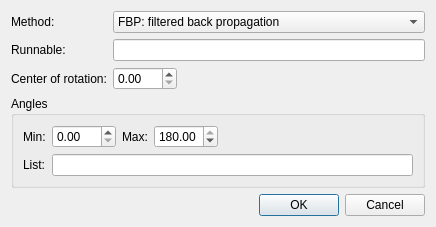
<?xml version="1.0" encoding="UTF-8"?>
<ui version="4.0">
 <class>TomoToolConfigAstra</class>
 <widget class="QDialog" name="TomoToolConfigAstra">
  <property name="windowModality">
   <enum>Qt::WindowModal</enum>
  </property>
  <property name="geometry">
   <rect>
    <x>0</x>
    <y>0</y>
    <width>436</width>
    <height>225</height>
   </rect>
  </property>
  <property name="windowTitle">
   <string>Astra Toolbox Configuration</string>
  </property>
  <layout class="QGridLayout" name="gridLayout_3">
   <item row="0" column="0">
    <layout class="QGridLayout" name="gridLayout_2">
     <item row="4" column="0" colspan="3">
      <widget class="QGroupBox" name="groupBox">
       <property name="title">
        <string>Angles</string>
       </property>
       <layout class="QGridLayout" name="gridLayout">
        <item row="0" column="0">
         <widget class="QLabel" name="label_runnable_2">
          <property name="text">
           <string>Min:</string>
          </property>
         </widget>
        </item>
        <item row="0" column="4">
         <spacer name="horizontalSpacer_2">
          <property name="orientation">
           <enum>Qt::Horizontal</enum>
          </property>
          <property name="sizeHint" stdset="0">
           <size>
            <width>174</width>
            <height>20</height>
           </size>
          </property>
         </spacer>
        </item>
        <item row="1" column="0">
         <widget class="QLabel" name="label_runnable_4">
          <property name="text">
           <string>List:</string>
          </property>
         </widget>
        </item>
        <item row="0" column="2">
         <widget class="QLabel" name="label_runnable_3">
          <property name="text">
           <string>Max:</string>
          </property>
         </widget>
        </item>
        <item row="1" column="1" colspan="4">
         <widget class="QLineEdit" name="lineEdit"/>
        </item>
        <item row="0" column="3">
         <widget class="QDoubleSpinBox" name="doubleSpinBox_3">
          <property name="maximum">
           <double>180.000000000000000</double>
          </property>
          <property name="value">
           <double>180.000000000000000</double>
          </property>
         </widget>
        </item>
        <item row="0" column="1">
         <widget class="QDoubleSpinBox" name="doubleSpinBox_2">
          <property name="maximum">
           <double>180.000000000000000</double>
          </property>
         </widget>
        </item>
       </layout>
      </widget>
     </item>
     <item row="3" column="1">
      <widget class="QDoubleSpinBox" name="doubleSpinBox">
       <property name="maximum">
        <double>180.000000000000000</double>
       </property>
      </widget>
     </item>
     <item row="1" column="0">
      <widget class="QLabel" name="label">
       <property name="text">
        <string>Method:</string>
       </property>
      </widget>
     </item>
     <item row="2" column="1" colspan="2">
      <widget class="QLineEdit" name="lineEdit_runnable"/>
     </item>
     <item row="2" column="0">
      <widget class="QLabel" name="label_runnable">
       <property name="text">
        <string>Runnable:</string>
       </property>
      </widget>
     </item>
     <item row="3" column="0">
      <widget class="QLabel" name="label_cli_options">
       <property name="text">
        <string>Center of rotation:</string>
       </property>
      </widget>
     </item>
     <item row="3" column="2">
      <spacer name="horizontalSpacer_4">
       <property name="orientation">
        <enum>Qt::Horizontal</enum>
       </property>
       <property name="sizeHint" stdset="0">
        <size>
         <width>40</width>
         <height>20</height>
        </size>
       </property>
      </spacer>
     </item>
     <item row="1" column="1" colspan="2">
      <widget class="QComboBox" name="comboBox">
       <item>
        <property name="text">
         <string>FBP: filtered back propagation</string>
        </property>
       </item>
       <item>
        <property name="text">
         <string>SIRT: statistical image reconstruction</string>
        </property>
       </item>
      </widget>
     </item>
    </layout>
   </item>
   <item row="1" column="0">
    <spacer name="verticalSpacer">
     <property name="orientation">
      <enum>Qt::Vertical</enum>
     </property>
     <property name="sizeHint" stdset="0">
      <size>
       <width>20</width>
       <height>0</height>
      </size>
     </property>
    </spacer>
   </item>
   <item row="2" column="0">
    <layout class="QHBoxLayout" name="horizontalLayout">
     <item>
      <spacer name="horizontalSpacer">
       <property name="orientation">
        <enum>Qt::Horizontal</enum>
       </property>
       <property name="sizeHint" stdset="0">
        <size>
         <width>178</width>
         <height>20</height>
        </size>
       </property>
      </spacer>
     </item>
     <item>
      <widget class="QDialogButtonBox" name="buttonBox">
       <property name="orientation">
        <enum>Qt::Horizontal</enum>
       </property>
       <property name="standardButtons">
        <set>QDialogButtonBox::Cancel|QDialogButtonBox::Ok</set>
       </property>
      </widget>
     </item>
    </layout>
   </item>
  </layout>
 </widget>
 <resources/>
 <connections>
  <connection>
   <sender>buttonBox</sender>
   <signal>accepted()</signal>
   <receiver>TomoToolConfigAstra</receiver>
   <slot>accept()</slot>
   <hints>
    <hint type="sourcelabel">
     <x>248</x>
     <y>254</y>
    </hint>
    <hint type="destinationlabel">
     <x>157</x>
     <y>274</y>
    </hint>
   </hints>
  </connection>
  <connection>
   <sender>buttonBox</sender>
   <signal>rejected()</signal>
   <receiver>TomoToolConfigAstra</receiver>
   <slot>reject()</slot>
   <hints>
    <hint type="sourcelabel">
     <x>316</x>
     <y>260</y>
    </hint>
    <hint type="destinationlabel">
     <x>286</x>
     <y>274</y>
    </hint>
   </hints>
  </connection>
 </connections>
</ui>
